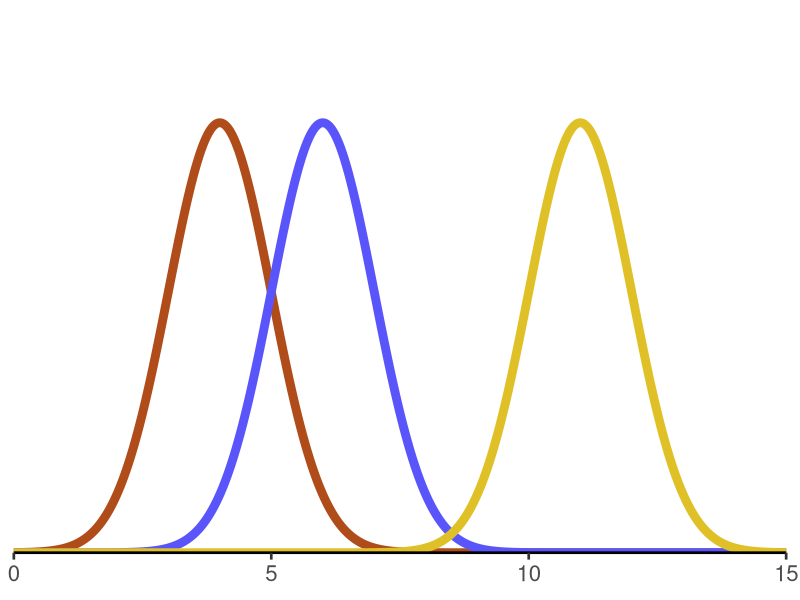
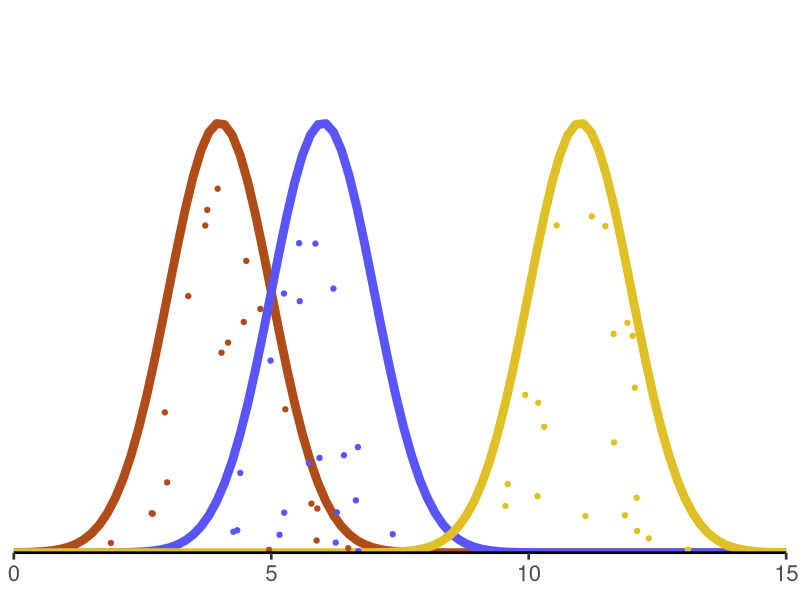
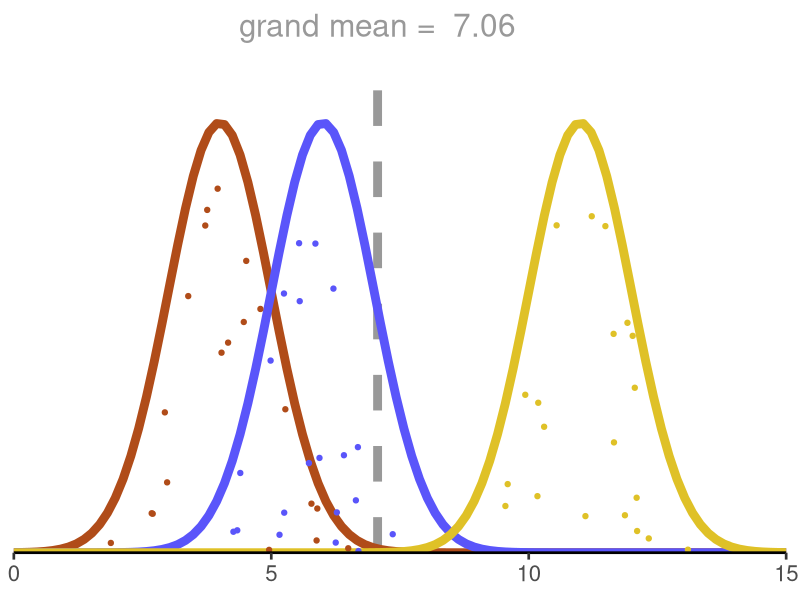
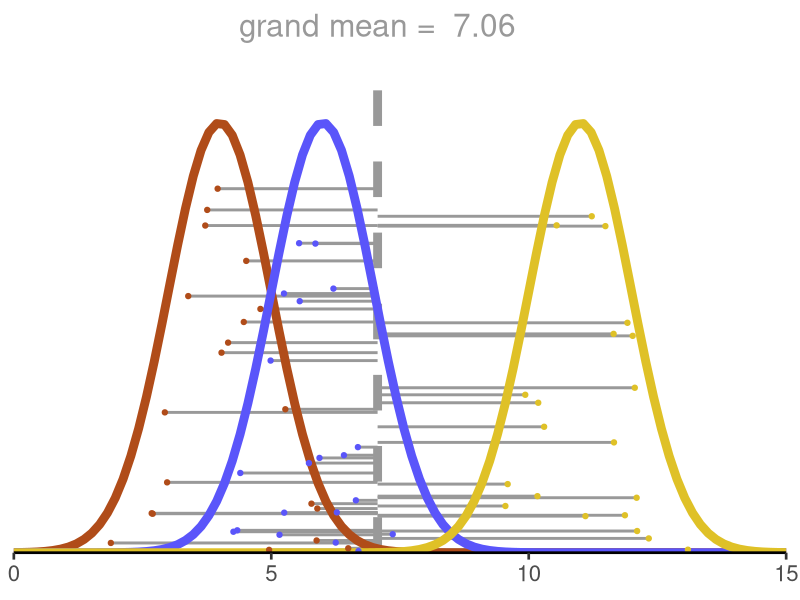
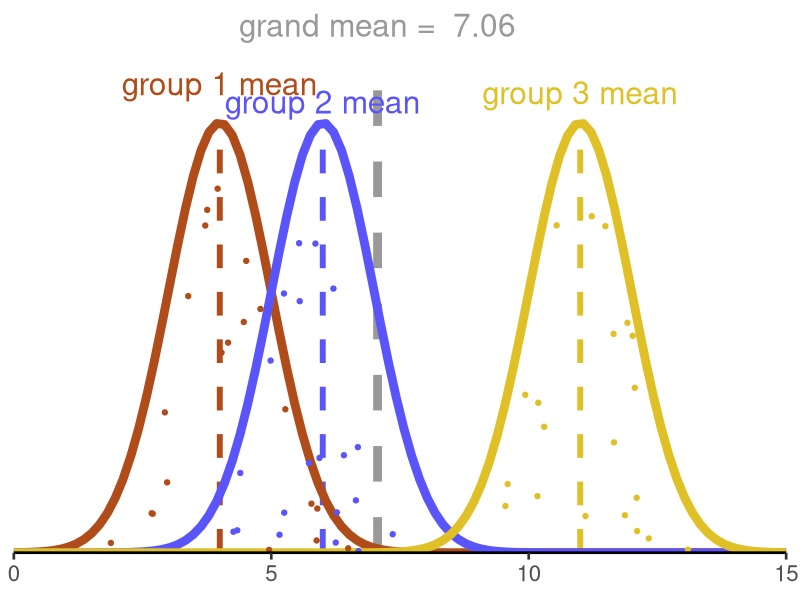
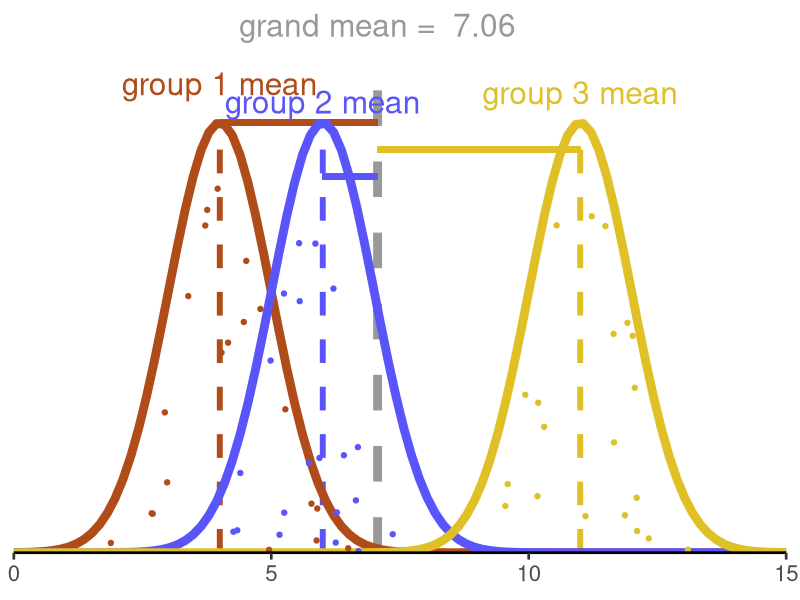
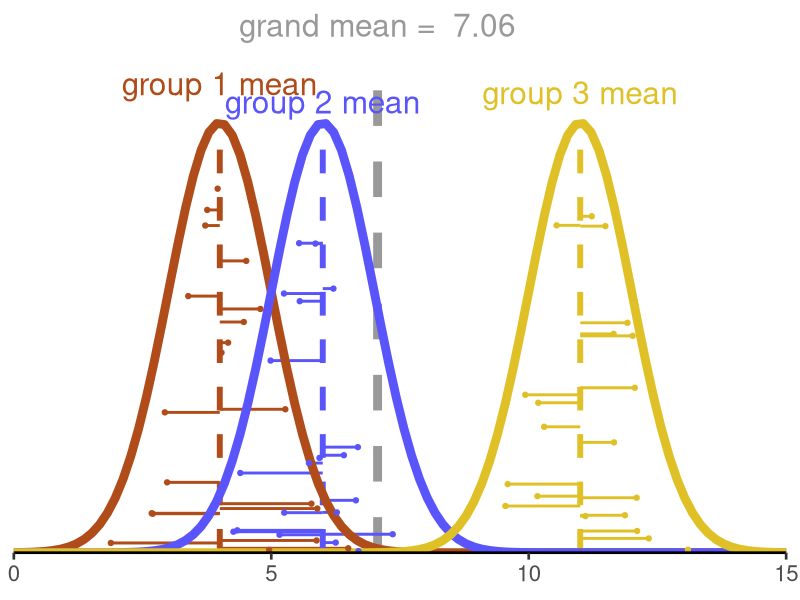
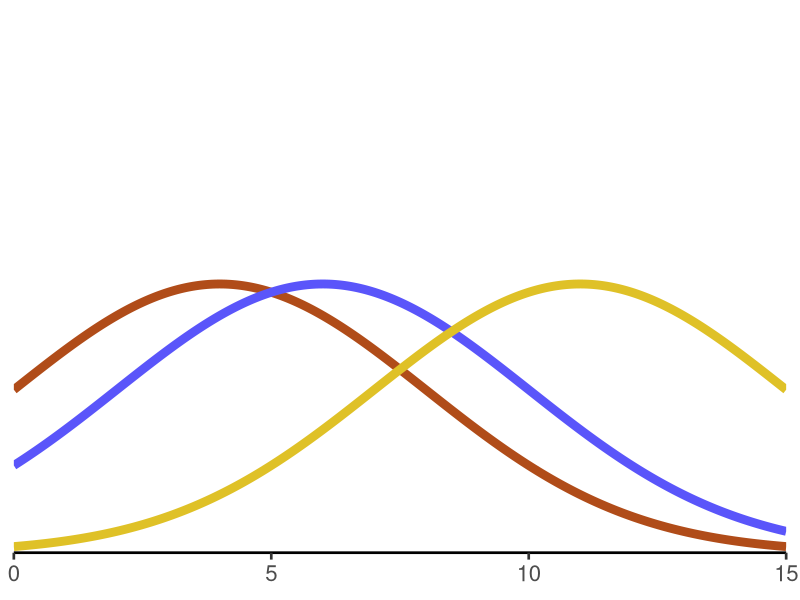

Here is the R script that generated these plots, in order:
## ---- chunk 1
#| echo: false
library(tidyverse)
## ---- chunk 2
#| echo: false
#| fig-width: 9
#| fig-height: 5
#| fig-align: center
n <- 1000
data.frame(i = seq(0, 15, length.out = n)) |>
  mutate(g1 = dnorm(i, 4, 1),
         g2 = dnorm(i, 6, 1),
         g3 = dnorm(i, 11, 1)) |>
  ggplot(aes(x = i)) +
  geom_line(aes(y = g1), color = "#b04c19", linewidth = 3) +
  geom_line(aes(y = g2), color = "#5a55fa", linewidth = 3) +
  geom_line(aes(y = g3), color = "#dfc127", linewidth = 3) +
  scale_x_continuous(breaks = c(0, 5, 10, 15)) +
  coord_cartesian(xlim = c(0, 15), ylim = c(0, .5), expand = F) +
  guides(y = "none", x = guide_axis()) +
  labs(y = NULL, x = NULL) +
  theme_classic(base_size = 20)
## ---- chunk 3
#| echo: false
#| fig-width: 9
#| fig-height: 5
#| fig-align: center
n <- 20
i <- 100

dat <- data.frame(i = 1:n) |>
  mutate(x1 = rnorm(n, 4, 1),
         x2 = rnorm(n, 6, 1),
         x3 = rnorm(n, 11, 1),
         h_x1 = runif(n, 0, dnorm(x1, 4, 1) * .9),
         h_x2 = runif(n, 0, dnorm(x2, 6, 1) * .9),
         h_x3 = runif(n, 0, dnorm(x3, 11, 1) * .9))

data.frame(i = seq(0, 15, length.out = i)) |>
  mutate(g1 = dnorm(i, 4, 1),
         g2 = dnorm(i, 6, 1),
         g3 = dnorm(i, 11, 1)) |>
  ggplot(aes(x = i)) +
  geom_line(aes(y = g1), color = "#b04c19", linewidth = 3) +
  geom_line(aes(y = g2), color = "#5a55fa", linewidth = 3) +
  geom_line(aes(y = g3), color = "#dfc127", linewidth = 3) +
  geom_point(aes(x = x1, y = h_x1), dat, color = "#b04c19") +
  geom_point(aes(x = x2, y = h_x2), dat, color = "#5a55fa") +
  geom_point(aes(x = x3, y = h_x3), dat, color = "#dfc127") +
  scale_x_continuous(breaks = c(0, 5, 10, 15)) +
  coord_cartesian(xlim = c(0, 15), ylim = c(0, .5), expand = F) +
  guides(y = "none", x = guide_axis()) +
  labs(y = NULL, x = NULL) +
  theme_classic(base_size = 20)
## ---- chunk 4
#| echo: false
#| fig-width: 9
#| fig-height: 5
#| fig-align: center

data.frame(i = seq(0, 15, length.out = i)) |>
  mutate(g1 = dnorm(i, 4, 1),
         g2 = dnorm(i, 6, 1),
         g3 = dnorm(i, 11, 1)) |>
  ggplot(aes(x = i)) +
  annotate("segment", x = mean(c(dat$x1, dat$x2, dat$x3)), xend = mean(c(dat$x1, dat$x2, dat$x3)), y = 0, yend = .45, color = "gray60",
           linewidth = 3, linetype = "dashed") +
  annotate("text", x = mean(c(dat$x1, dat$x2, dat$x3)),
           label = paste("grand mean = ", round(mean(c(dat$x1, dat$x2, dat$x3)), 2)),
           y = Inf, color = "gray60", size = 8, vjust = 1) +
  geom_line(aes(y = g1), color = "#b04c19", linewidth = 3) +
  geom_line(aes(y = g2), color = "#5a55fa", linewidth = 3) +
  geom_line(aes(y = g3), color = "#dfc127", linewidth = 3) +
  geom_point(aes(x = x1, y = h_x1), dat, color = "#b04c19") +
  geom_point(aes(x = x2, y = h_x2), dat, color = "#5a55fa") +
  geom_point(aes(x = x3, y = h_x3), dat, color = "#dfc127") +
  scale_x_continuous(breaks = c(0, 5, 10, 15)) +
  coord_cartesian(xlim = c(0, 15), ylim = c(0, .5), expand = F) +
  guides(y = "none", x = guide_axis()) +
  labs(y = NULL, x = NULL) +
  theme_classic(base_size = 20)
## ---- chunk 5
#| echo: false
#| fig-width: 9
#| fig-height: 5
#| fig-align: center

data.frame(i = seq(0, 15, length.out = i)) |>
  mutate(g1 = dnorm(i, 4, 1),
         g2 = dnorm(i, 6, 1),
         g3 = dnorm(i, 11, 1)) |>
  ggplot(aes(x = i)) +
  annotate("segment", x = mean(c(dat$x1, dat$x2, dat$x3)), xend = mean(c(dat$x1, dat$x2, dat$x3)), y = 0, yend = .45, color = "gray60",
           linewidth = 3, linetype = "dashed") +
  annotate("text", x = mean(c(dat$x1, dat$x2, dat$x3)),
           label = paste("grand mean = ", round(mean(c(dat$x1, dat$x2, dat$x3)), 2)),
           y = Inf, color = "gray60", size = 8, vjust = 1) +
  geom_segment(aes(x = x1, xend = mean(c(x1, x2, x3)), y = h_x1, yend = h_x1), color = "gray60",
               linewidth = 1, data = dat) +
  geom_segment(aes(x = x2, xend = mean(c(x1, x2, x3)), y = h_x2, yend = h_x2), color = "gray60",
               linewidth = 1, data = dat) +
  geom_segment(aes(x = x3, xend = mean(c(x1, x2, x3)), y = h_x3, yend = h_x3), color = "gray60",
               linewidth = 1, data = dat) +
  geom_line(aes(y = g1), color = "#b04c19", linewidth = 3) +
  geom_line(aes(y = g2), color = "#5a55fa", linewidth = 3) +
  geom_line(aes(y = g3), color = "#dfc127", linewidth = 3) +
  geom_point(aes(x = x1, y = h_x1), dat, color = "#b04c19") +
  geom_point(aes(x = x2, y = h_x2), dat, color = "#5a55fa") +
  geom_point(aes(x = x3, y = h_x3), dat, color = "#dfc127") +
  scale_x_continuous(breaks = c(0, 5, 10, 15)) +
  coord_cartesian(xlim = c(0, 15), ylim = c(0, .5), expand = F) +
  guides(y = "none", x = guide_axis()) +
  labs(y = NULL, x = NULL) +
  theme_classic(base_size = 20)
## ---- chunk 6
#| echo: false
#| fig-width: 9
#| fig-height: 5
#| fig-align: center

data.frame(i = seq(0, 15, length.out = i)) |>
  mutate(g1 = dnorm(i, 4, 1),
         g2 = dnorm(i, 6, 1),
         g3 = dnorm(i, 11, 1)) |>
  ggplot(aes(x = i)) +
  annotate("segment", x = mean(c(dat$x1, dat$x2, dat$x3)), xend = mean(c(dat$x1, dat$x2, dat$x3)), y = 0, yend = .45, color = "gray60",
           linewidth = 3, linetype = "dashed") +
  annotate("text", x = mean(c(dat$x1, dat$x2, dat$x3)),
           label = paste("grand mean = ", round(mean(c(dat$x1, dat$x2, dat$x3)), 2)),
           y = Inf, color = "gray60", size = 8, vjust = 1) +
  annotate("segment", x = 4, xend = 4, y = 0, yend = dnorm(4, 4, 1), color = "#b04c19",
           linewidth = 2, linetype = "dashed") +
  annotate("text", x = 4, y = dnorm(4, 4, 1),
           label = "group 1 mean", vjust = -1.2,
           color = "#b04c19", size = 8) +
  annotate("segment", x = 6, xend = 6, y = 0, yend = dnorm(6, 6, 1), color = "#5a55fa",
           linewidth = 2, linetype = "dashed") +
  annotate("text", x = 6, y = dnorm(6, 6, 1),
           label = "group 2 mean", vjust = -.4,
           color = "#5a55fa", size = 8) +
  annotate("segment", x = 11, xend = 11, y = 0, yend = dnorm(11, 11, 1), color = "#dfc127",
           linewidth = 2, linetype = "dashed") +
  annotate("text", x = 11, y = dnorm(11, 11, 1),
           label = "group 3 mean", vjust = -.8,
           color = "#dfc127", size = 8) +
  geom_line(aes(y = g1), color = "#b04c19", linewidth = 3) +
  geom_line(aes(y = g2), color = "#5a55fa", linewidth = 3) +
  geom_line(aes(y = g3), color = "#dfc127", linewidth = 3) +
  geom_point(aes(x = x1, y = h_x1), dat, color = "#b04c19") +
  geom_point(aes(x = x2, y = h_x2), dat, color = "#5a55fa") +
  geom_point(aes(x = x3, y = h_x3), dat, color = "#dfc127") +
  scale_x_continuous(breaks = c(0, 5, 10, 15)) +
  coord_cartesian(xlim = c(0, 15), ylim = c(0, .5), expand = F) +
  guides(y = "none", x = guide_axis()) +
  labs(y = NULL, x = NULL) +
  theme_classic(base_size = 20)
## ---- chunk 7
#| echo: false
#| fig-width: 9
#| fig-height: 5
#| fig-align: center

data.frame(i = seq(0, 15, length.out = i)) |>
  mutate(g1 = dnorm(i, 4, 1),
         g2 = dnorm(i, 6, 1),
         g3 = dnorm(i, 11, 1)) |>
  ggplot(aes(x = i)) +
  annotate("segment", x = mean(c(dat$x1, dat$x2, dat$x3)), xend = mean(c(dat$x1, dat$x2, dat$x3)), y = 0, yend = .45, color = "gray60",
           linewidth = 3, linetype = "dashed") +
  annotate("text", x = mean(c(dat$x1, dat$x2, dat$x3)),
           label = paste("grand mean = ", round(mean(c(dat$x1, dat$x2, dat$x3)), 2)),
           y = Inf, color = "gray60", size = 8, vjust = 1) +
  annotate("segment", x = 4, xend = 4, y = 0, yend = dnorm(4, 4, 1), color = "#b04c19",
           linewidth = 2, linetype = "dashed") +
  annotate("text", x = 4, y = dnorm(4, 4, 1),
           label = "group 1 mean", vjust = -1.2,
           color = "#b04c19", size = 8) +
  geom_segment(aes(x = mean(c(x1, x2, x3)), xend = 4, y = dnorm(4, 4, 1), yend = dnorm(4, 4, 1)), color = "#b04c19",
               linewidth = 2, data = dat) +
  annotate("segment", x = 6, xend = 6, y = 0, yend = dnorm(6, 6, 1), color = "#5a55fa",
           linewidth = 2, linetype = "dashed") +
  annotate("text", x = 6, y = dnorm(6, 6, 1),
           label = "group 2 mean", vjust = -.4,
           color = "#5a55fa", size = 8) +
  geom_segment(aes(x = mean(c(x1, x2, x3)), xend = 6, y = dnorm(6, 6, 1) - .05, yend = dnorm(6, 6, 1) - .05), color = "#5a55fa",
               linewidth = 2, data = dat) +
  annotate("segment", x = 11, xend = 11, y = 0, yend = dnorm(11, 11, 1), color = "#dfc127",
           linewidth = 2, linetype = "dashed") +
  annotate("text", x = 11, y = dnorm(11, 11, 1),
           label = "group 3 mean", vjust = -.8,
           color = "#dfc127", size = 8) +
  geom_segment(aes(x = mean(c(x1, x2, x3)), xend = 11, y = dnorm(11, 11, 1) - .025, yend = dnorm(11, 11, 1) - .025), color = "#dfc127",
               linewidth = 2, data = dat) +
  geom_line(aes(y = g1), color = "#b04c19", linewidth = 3) +
  geom_line(aes(y = g2), color = "#5a55fa", linewidth = 3) +
  geom_line(aes(y = g3), color = "#dfc127", linewidth = 3) +
  geom_point(aes(x = x1, y = h_x1), dat, color = "#b04c19") +
  geom_point(aes(x = x2, y = h_x2), dat, color = "#5a55fa") +
  geom_point(aes(x = x3, y = h_x3), dat, color = "#dfc127") +
  scale_x_continuous(breaks = c(0, 5, 10, 15)) +
  coord_cartesian(xlim = c(0, 15), ylim = c(0, .5), expand = F) +
  guides(y = "none", x = guide_axis()) +
  labs(y = NULL, x = NULL) +
  theme_classic(base_size = 20)
## ---- chunk 8
#| echo: false
#| fig-width: 9
#| fig-height: 5
#| fig-align: center

data.frame(i = seq(0, 15, length.out = i)) |>
  mutate(g1 = dnorm(i, 4, 1),
         g2 = dnorm(i, 6, 1),
         g3 = dnorm(i, 11, 1)) |>
  ggplot(aes(x = i)) +
  annotate("segment", x = mean(c(dat$x1, dat$x2, dat$x3)), xend = mean(c(dat$x1, dat$x2, dat$x3)), y = 0, yend = .45, color = "gray60",
           linewidth = 3, linetype = "dashed") +
  annotate("text", x = mean(c(dat$x1, dat$x2, dat$x3)),
           label = paste("grand mean = ", round(mean(c(dat$x1, dat$x2, dat$x3)), 2)),
           y = Inf, color = "gray60", size = 8, vjust = 1) +
  annotate("segment", x = 4, xend = 4, y = 0, yend = dnorm(4, 4, 1), color = "#b04c19",
           linewidth = 2, linetype = "dashed") +
  annotate("text", x = 4, y = dnorm(4, 4, 1),
           label = "group 1 mean", vjust = -1.2,
           color = "#b04c19", size = 8) +
  geom_segment(aes(x = x1, xend = 4, y = h_x1, yend = h_x1), color = "#b04c19",
               linewidth = 1, data = dat) +
  annotate("segment", x = 6, xend = 6, y = 0, yend = dnorm(6, 6, 1), color = "#5a55fa",
           linewidth = 2, linetype = "dashed") +
  annotate("text", x = 6, y = dnorm(6, 6, 1),
           label = "group 2 mean", vjust = -.4,
           color = "#5a55fa", size = 8) +
  geom_segment(aes(x = x2, xend = 6, y = h_x2, yend = h_x2), color = "#5a55fa",
               linewidth = 1, data = dat) +
  annotate("segment", x = 11, xend = 11, y = 0, yend = dnorm(11, 11, 1), color = "#dfc127",
           linewidth = 2, linetype = "dashed") +
  annotate("text", x = 11, y = dnorm(11, 11, 1),
           label = "group 3 mean", vjust = -.8,
           color = "#dfc127", size = 8) +
  geom_segment(aes(x = x3, xend = 11, y = h_x3, yend = h_x3), color = "#dfc127",
               linewidth = 1, data = dat) +
  geom_line(aes(y = g1), color = "#b04c19", linewidth = 3) +
  geom_line(aes(y = g2), color = "#5a55fa", linewidth = 3) +
  geom_line(aes(y = g3), color = "#dfc127", linewidth = 3) +
  geom_point(aes(x = x1, y = h_x1), dat, color = "#b04c19") +
  geom_point(aes(x = x2, y = h_x2), dat, color = "#5a55fa") +
  geom_point(aes(x = x3, y = h_x3), dat, color = "#dfc127") +
  scale_x_continuous(breaks = c(0, 5, 10, 15)) +
  coord_cartesian(xlim = c(0, 15), ylim = c(0, .5), expand = F) +
  guides(y = "none", x = guide_axis()) +
  labs(y = NULL, x = NULL) +
  theme_classic(base_size = 20)
## ---- chunk 9
#| echo: false
#| fig-width: 9
#| fig-height: 5
#| fig-align: center
n <- 1000
data.frame(i = seq(0, 15, length.out = n)) |>
  mutate(g1 = dnorm(i, 4, 4),
         g2 = dnorm(i, 6, 4),
         g3 = dnorm(i, 11, 4)) |>
  ggplot(aes(x = i)) +
  geom_line(aes(y = g1), color = "#b04c19", linewidth = 3) +
  geom_line(aes(y = g2), color = "#5a55fa", linewidth = 3) +
  geom_line(aes(y = g3), color = "#dfc127", linewidth = 3) +
  scale_x_continuous(breaks = c(0, 5, 10, 15)) +
  coord_cartesian(xlim = c(0, 15), ylim = c(0, .2), expand = F) +
  guides(y = "none", x = guide_axis()) +
  labs(y = NULL, x = NULL) +
  theme_classic(base_size = 20)
## ---- chunk 10
#| echo: false
#| fig-width: 9
#| fig-height: 5
#| fig-align: center
n <- 20
i <- 100

dat <- data.frame(i = 1:n) |>
  mutate(x1 = rnorm(n, 4, 4),
         x2 = rnorm(n, 6, 4),
         x3 = rnorm(n, 11, 4),
         h_x1 = runif(n, 0, dnorm(x1, 4, 4) * .9),
         h_x2 = runif(n, 0, dnorm(x2, 6, 4) * .9),
         h_x3 = runif(n, 0, dnorm(x3, 11, 4) * .9))

data.frame(i = seq(0, 15, length.out = i)) |>
  mutate(g1 = dnorm(i, 4, 4),
         g2 = dnorm(i, 6, 4),
         g3 = dnorm(i, 11, 4)) |>
  ggplot(aes(x = i)) +
  geom_line(aes(y = g1), color = "#b04c19", linewidth = 3) +
  geom_line(aes(y = g2), color = "#5a55fa", linewidth = 3) +
  geom_line(aes(y = g3), color = "#dfc127", linewidth = 3) +
  geom_point(aes(x = x1, y = h_x1), dat, color = "#b04c19") +
  geom_point(aes(x = x2, y = h_x2), dat, color = "#5a55fa") +
  geom_point(aes(x = x3, y = h_x3), dat, color = "#dfc127") +
  scale_x_continuous(breaks = c(0, 5, 10, 15)) +
  coord_cartesian(xlim = c(0, 15), ylim = c(0, .2), expand = F) +
  guides(y = "none", x = guide_axis()) +
  labs(y = NULL, x = NULL) +
  theme_classic(base_size = 20)
## ---- chunk 11
#| echo: false
#| fig-width: 9
#| fig-height: 5
#| fig-align: center

data.frame(i = seq(0, 15, length.out = i)) |>
  mutate(g1 = dnorm(i, 4, 4),
         g2 = dnorm(i, 6, 4),
         g3 = dnorm(i, 11, 4)) |>
  ggplot(aes(x = i)) +
  annotate("segment", x = mean(c(dat$x1, dat$x2, dat$x3)), xend = mean(c(dat$x1, dat$x2, dat$x3)), y = 0, yend = .45, color = "gray60",
           linewidth = 3, linetype = "dashed") +
  annotate("text", x = mean(c(dat$x1, dat$x2, dat$x3)),
           label = paste("grand mean = ", round(mean(c(dat$x1, dat$x2, dat$x3)), 2)),
           y = Inf, color = "gray60", size = 8, vjust = 1) +
  geom_line(aes(y = g1), color = "#b04c19", linewidth = 3) +
  geom_line(aes(y = g2), color = "#5a55fa", linewidth = 3) +
  geom_line(aes(y = g3), color = "#dfc127", linewidth = 3) +
  geom_point(aes(x = x1, y = h_x1), dat, color = "#b04c19") +
  geom_point(aes(x = x2, y = h_x2), dat, color = "#5a55fa") +
  geom_point(aes(x = x3, y = h_x3), dat, color = "#dfc127") +
  scale_x_continuous(breaks = c(0, 5, 10, 15)) +
  coord_cartesian(xlim = c(0, 15), ylim = c(0, .2), expand = F) +
  guides(y = "none", x = guide_axis()) +
  labs(y = NULL, x = NULL) +
  theme_classic(base_size = 20)
## ---- chunk 12
#| echo: false
#| fig-width: 9
#| fig-height: 5
#| fig-align: center

data.frame(i = seq(0, 15, length.out = i)) |>
  mutate(g1 = dnorm(i, 4, 4),
         g2 = dnorm(i, 6, 4),
         g3 = dnorm(i, 11, 4)) |>
  ggplot(aes(x = i)) +
  annotate("segment", x = mean(c(dat$x1, dat$x2, dat$x3)), xend = mean(c(dat$x1, dat$x2, dat$x3)), y = 0, yend = .45, color = "gray60",
           linewidth = 3, linetype = "dashed") +
  annotate("text", x = mean(c(dat$x1, dat$x2, dat$x3)),
           label = paste("grand mean = ", round(mean(c(dat$x1, dat$x2, dat$x3)), 2)),
           y = Inf, color = "gray60", size = 8, vjust = 1) +
  geom_segment(aes(x = x1, xend = mean(c(x1, x2, x3)), y = h_x1, yend = h_x1), color = "gray60",
               linewidth = 1, data = dat) +
  geom_segment(aes(x = x2, xend = mean(c(x1, x2, x3)), y = h_x2, yend = h_x2), color = "gray60",
               linewidth = 1, data = dat) +
  geom_segment(aes(x = x3, xend = mean(c(x1, x2, x3)), y = h_x3, yend = h_x3), color = "gray60",
               linewidth = 1, data = dat) +
  geom_line(aes(y = g1), color = "#b04c19", linewidth = 3) +
  geom_line(aes(y = g2), color = "#5a55fa", linewidth = 3) +
  geom_line(aes(y = g3), color = "#dfc127", linewidth = 3) +
  geom_point(aes(x = x1, y = h_x1), dat, color = "#b04c19") +
  geom_point(aes(x = x2, y = h_x2), dat, color = "#5a55fa") +
  geom_point(aes(x = x3, y = h_x3), dat, color = "#dfc127") +
  scale_x_continuous(breaks = c(0, 5, 10, 15)) +
  coord_cartesian(xlim = c(0, 15), ylim = c(0, .2), expand = F) +
  guides(y = "none", x = guide_axis()) +
  labs(y = NULL, x = NULL) +
  theme_classic(base_size = 20)
## ---- chunk 13
#| echo: false
#| fig-width: 9
#| fig-height: 5
#| fig-align: center

data.frame(i = seq(0, 15, length.out = i)) |>
  mutate(g1 = dnorm(i, 4, 4),
         g2 = dnorm(i, 6, 4),
         g3 = dnorm(i, 11, 4)) |>
  ggplot(aes(x = i)) +
  annotate("segment", x = mean(c(dat$x1, dat$x2, dat$x3)), xend = mean(c(dat$x1, dat$x2, dat$x3)), y = 0, yend = .21, color = "gray60",
           linewidth = 3, linetype = "dashed") +
  annotate("text", x = mean(c(dat$x1, dat$x2, dat$x3)),
           label = paste("grand mean = ", round(mean(c(dat$x1, dat$x2, dat$x3)), 2)),
           y = Inf, color = "gray60", size = 8, vjust = 1) +
  annotate("segment", x = 4, xend = 4, y = 0, yend = dnorm(4, 4, 4), color = "#b04c19",
           linewidth = 2, linetype = "dashed") +
  annotate("text", x = 4, y = dnorm(4, 4, 4),
           label = "group 1 mean", vjust = -1.2,
           color = "#b04c19", size = 8) +
  annotate("segment", x = 6, xend = 6, y = 0, yend = dnorm(6, 6, 4), color = "#5a55fa",
           linewidth = 2, linetype = "dashed") +
  annotate("text", x = 6, y = dnorm(6, 6, 4),
           label = "group 2 mean", vjust = -.4,
           color = "#5a55fa", size = 8) +
  annotate("segment", x = 11, xend = 11, y = 0, yend = dnorm(11, 11, 4), color = "#dfc127",
           linewidth = 2, linetype = "dashed") +
  annotate("text", x = 11, y = dnorm(11, 11, 4),
           label = "group 3 mean", vjust = -.8,
           color = "#dfc127", size = 8) +
  geom_line(aes(y = g1), color = "#b04c19", linewidth = 3) +
  geom_line(aes(y = g2), color = "#5a55fa", linewidth = 3) +
  geom_line(aes(y = g3), color = "#dfc127", linewidth = 3) +
  geom_point(aes(x = x1, y = h_x1), dat, color = "#b04c19") +
  geom_point(aes(x = x2, y = h_x2), dat, color = "#5a55fa") +
  geom_point(aes(x = x3, y = h_x3), dat, color = "#dfc127") +
  scale_x_continuous(breaks = c(0, 5, 10, 15)) +
  coord_cartesian(xlim = c(0, 15), ylim = c(0, .2), expand = F) +
  guides(y = "none", x = guide_axis()) +
  labs(y = NULL, x = NULL) +
  theme_classic(base_size = 20)
## ---- chunk 14
#| echo: false
#| fig-width: 9
#| fig-height: 5
#| fig-align: center

data.frame(i = seq(0, 15, length.out = i)) |>
  mutate(g1 = dnorm(i, 4, 4),
         g2 = dnorm(i, 6, 4),
         g3 = dnorm(i, 11, 4)) |>
  ggplot(aes(x = i)) +
  annotate("segment", x = mean(c(dat$x1, dat$x2, dat$x3)), xend = mean(c(dat$x1, dat$x2, dat$x3)), y = 0, yend = .45, color = "gray60",
           linewidth = 3, linetype = "dashed") +
  annotate("text", x = mean(c(dat$x1, dat$x2, dat$x3)),
           label = paste("grand mean = ", round(mean(c(dat$x1, dat$x2, dat$x3)), 2)),
           y = Inf, color = "gray60", size = 8, vjust = 1) +
  annotate("segment", x = 4, xend = 4, y = 0, yend = dnorm(4, 4, 4), color = "#b04c19",
           linewidth = 2, linetype = "dashed") +
  annotate("text", x = 4, y = dnorm(4, 4, 4),
           label = "group 1 mean", vjust = -1.2,
           color = "#b04c19", size = 8) +
  geom_segment(aes(x = mean(c(x1, x2, x3)), xend = 4, y = dnorm(4, 4, 4), yend = dnorm(4, 4, 4)), color = "#b04c19",
               linewidth = 2, data = dat) +
  annotate("segment", x = 6, xend = 6, y = 0, yend = dnorm(6, 6, 4), color = "#5a55fa",
           linewidth = 2, linetype = "dashed") +
  annotate("text", x = 6, y = dnorm(6, 6, 4),
           label = "group 2 mean", vjust = -.4,
           color = "#5a55fa", size = 8) +
  geom_segment(aes(x = mean(c(x1, x2, x3)), xend = 6, y = dnorm(6, 6, 4) - .05, yend = dnorm(6, 6, 4) - .05), color = "#5a55fa",
               linewidth = 2, data = dat) +
  annotate("segment", x = 11, xend = 11, y = 0, yend = dnorm(11, 11, 4), color = "#dfc127",
           linewidth = 2, linetype = "dashed") +
  annotate("text", x = 11, y = dnorm(11, 11, 4),
           label = "group 3 mean", vjust = -.8,
           color = "#dfc127", size = 8) +
  geom_segment(aes(x = mean(c(x1, x2, x3)), xend = 11, y = dnorm(11, 11, 4) - .025, yend = dnorm(11, 11, 4) - .025), color = "#dfc127",
               linewidth = 2, data = dat) +
  geom_line(aes(y = g1), color = "#b04c19", linewidth = 3) +
  geom_line(aes(y = g2), color = "#5a55fa", linewidth = 3) +
  geom_line(aes(y = g3), color = "#dfc127", linewidth = 3) +
  geom_point(aes(x = x1, y = h_x1), dat, color = "#b04c19") +
  geom_point(aes(x = x2, y = h_x2), dat, color = "#5a55fa") +
  geom_point(aes(x = x3, y = h_x3), dat, color = "#dfc127") +
  scale_x_continuous(breaks = c(0, 5, 10, 15)) +
  coord_cartesian(xlim = c(0, 15), ylim = c(0, .2), expand = F) +
  guides(y = "none", x = guide_axis()) +
  labs(y = NULL, x = NULL) +
  theme_classic(base_size = 20)
## ---- chunk 15
#| echo: false
#| fig-width: 9
#| fig-height: 5
#| fig-align: center

data.frame(i = seq(0, 15, length.out = i)) |>
  mutate(g1 = dnorm(i, 4, 4),
         g2 = dnorm(i, 6, 4),
         g3 = dnorm(i, 11, 4)) |>
  ggplot(aes(x = i)) +
  annotate("segment", x = mean(c(dat$x1, dat$x2, dat$x3)), xend = mean(c(dat$x1, dat$x2, dat$x3)), y = 0, yend = .45, color = "gray60",
           linewidth = 3, linetype = "dashed") +
  annotate("text", x = mean(c(dat$x1, dat$x2, dat$x3)),
           label = paste("grand mean = ", round(mean(c(dat$x1, dat$x2, dat$x3)), 2)),
           y = Inf, color = "gray60", size = 8, vjust = 1) +
  annotate("segment", x = 4, xend = 4, y = 0, yend = dnorm(4, 4, 4), color = "#b04c19",
           linewidth = 2, linetype = "dashed") +
  annotate("text", x = 4, y = dnorm(4, 4, 4),
           label = "group 1 mean", vjust = -1.2,
           color = "#b04c19", size = 8) +
  geom_segment(aes(x = x1, xend = 4, y = h_x1, yend = h_x1), color = "#b04c19",
               linewidth = 1, data = dat) +
  annotate("segment", x = 6, xend = 6, y = 0, yend = dnorm(6, 6, 4), color = "#5a55fa",
           linewidth = 2, linetype = "dashed") +
  annotate("text", x = 6, y = dnorm(6, 6, 4),
           label = "group 2 mean", vjust = -.4,
           color = "#5a55fa", size = 8) +
  geom_segment(aes(x = x2, xend = 6, y = h_x2, yend = h_x2), color = "#5a55fa",
               linewidth = 1, data = dat) +
  annotate("segment", x = 11, xend = 11, y = 0, yend = dnorm(11, 11, 4), color = "#dfc127",
           linewidth = 2, linetype = "dashed") +
  annotate("text", x = 11, y = dnorm(11, 11, 4),
           label = "group 3 mean", vjust = -.8,
           color = "#dfc127", size = 8) +
  geom_segment(aes(x = x3, xend = 11, y = h_x3, yend = h_x3), color = "#dfc127",
               linewidth = 1, data = dat) +
  geom_line(aes(y = g1), color = "#b04c19", linewidth = 3) +
  geom_line(aes(y = g2), color = "#5a55fa", linewidth = 3) +
  geom_line(aes(y = g3), color = "#dfc127", linewidth = 3) +
  geom_point(aes(x = x1, y = h_x1), dat, color = "#b04c19") +
  geom_point(aes(x = x2, y = h_x2), dat, color = "#5a55fa") +
  geom_point(aes(x = x3, y = h_x3), dat, color = "#dfc127") +
  scale_x_continuous(breaks = c(0, 5, 10, 15)) +
  coord_cartesian(xlim = c(0, 15), ylim = c(0, .2), expand = F) +
  guides(y = "none", x = guide_axis()) +
  labs(y = NULL, x = NULL) +
  theme_classic(base_size = 20)
## ---- chunk 16
library(palmerpenguins)

summary(penguins |> select(species, flipper_length_mm))
## ---- chunk 17
flipper_model <- aov(flipper_length_mm ~ species, data = penguins)
summary(flipper_model)
## ---- chunk 18
#| echo: false
#| fig-width: 5
#| fig-height: 4
#| fig-align: center
penguins |>
  ggplot(aes(x = species, y = flipper_length_mm)) +
  geom_violin() +
  geom_boxplot(width = 0.2) +
  stat_summary(geom = "point", fun = mean)
## ---- chunk 19
#| echo: false
#| fig-width: 5
#| fig-height: 4
#| fig-align: center
penguins |>
  ggplot(aes(x = species, y = flipper_length_mm, fill = species, color = species)) +
  geom_violin(alpha = 0.5, color = NA) +
  geom_boxplot(width = 0.2, outlier.shape = NA) +
  stat_summary(geom = "point", fun = mean, size = 2.5) +
  scale_fill_manual(values = c("#b04c19", "#5a55fa", "#dfc127")) +
  scale_color_manual(values = c("#57250c", "#0d07e2", "#8b7815")) +
  labs(x = "Species", y = "Flipper Length (mm)") +
  guides(y = guide_axis(), x = guide_axis()) +
  coord_flip() +
  theme_classic(base_size = 14) +
  theme(legend.position = "none")
